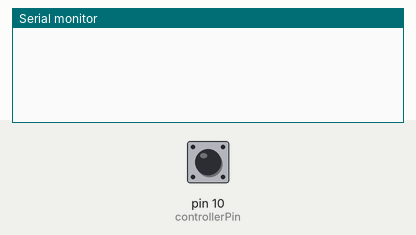
Recording of a sketch running on a simulated Arduino Uno, built with avr-gcc and run on an emulated ATmega328P. On the bench: the last lines printed to the serial monitor. The inputs (shaded band) are chosen by the test bench; at power-on: pin 10 (controllerPin) LOW.

Above: at 1.2 s.
1.3 s: pin 10 (controllerPin) pulled HIGH for 0.15 s
At 1.43 s:
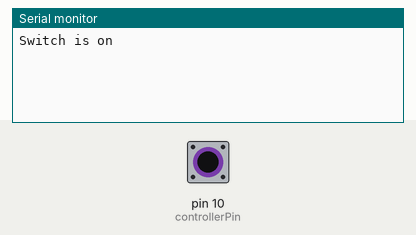
At 2.2 s:
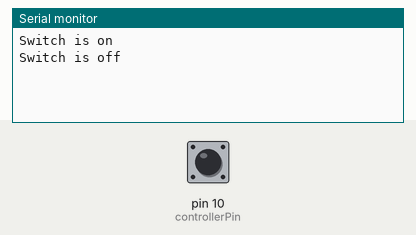

The sketch:

C2ReverseSwitches.ino
```cpp
int controllerPin = 10;
int greenPin = 4;

bool switchOn;
bool switchOnCheck;


void setup() {

  Serial.begin(9600);
}

void loop() {
  delay(1);
  digitalWrite(controllerPin, HIGH);


  digitalWrite(greenPin, switchOn ? LOW : HIGH);

  switchOn = digitalRead(controllerPin) == 1;

  if(switchOn){
    digitalWrite(controllerPin, LOW);
  }

  if(switchOnCheck != switchOn){
    switchOnCheck = switchOn;

    if(switchOn){
      Serial.print("Switch is on\n");
    }
    else{
      Serial.print("Switch is off\n");
    }
  }
}
```

Measured:
- after the input at 1.3 s, the serial monitor: prints a new line at once (image 1)
